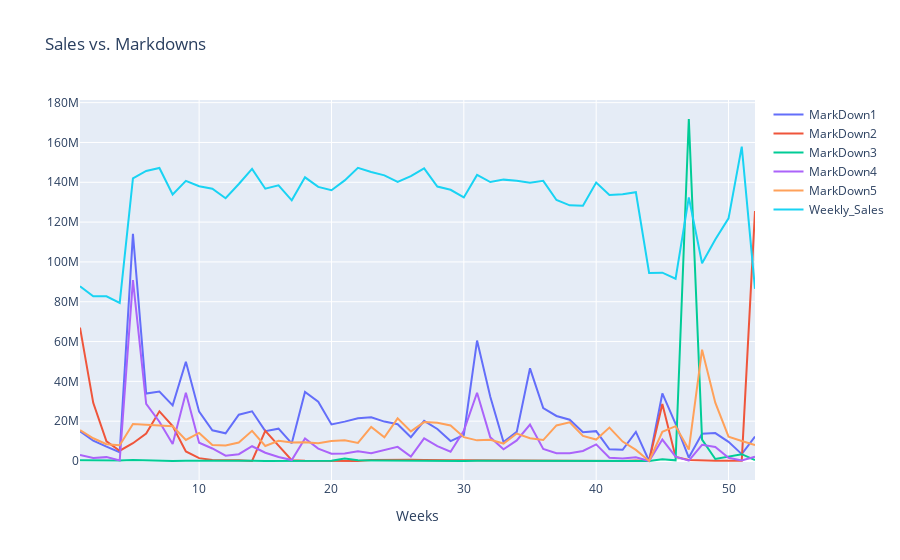

Notebook code for this chart:
### Code cell
fig = go.Figure()
fig.add_trace(go.Scatter(x = df_weeks.index,
                         y=df_weeks['MarkDown1'], 
                         name='MarkDown1',
                         mode='lines'))
fig.add_trace(go.Scatter(x = df_weeks.index,
                         y=df_weeks['MarkDown2'], 
                         name='MarkDown2',
                         mode='lines'))
fig.add_trace(go.Scatter(x = df_weeks.index,
                         y=df_weeks['MarkDown3'], 
                         name='MarkDown3',
                         mode='lines'))
fig.add_trace(go.Scatter(x = df_weeks.index,
                         y=df_weeks['MarkDown4'], 
                         name='MarkDown4',
                         mode='lines'))
fig.add_trace(go.Scatter(x = df_weeks.index,
                         y=df_weeks['MarkDown5'], 
                         name='MarkDown5',
                         mode='lines'))
fig.add_trace(go.Scatter(x = df_weeks.index,
                         y=df_weeks['Weekly_Sales'], 
                         name='Weekly_Sales',
                         mode='lines'))
fig.update_layout(title="Sales vs. Markdowns", xaxis_title="Weeks")
